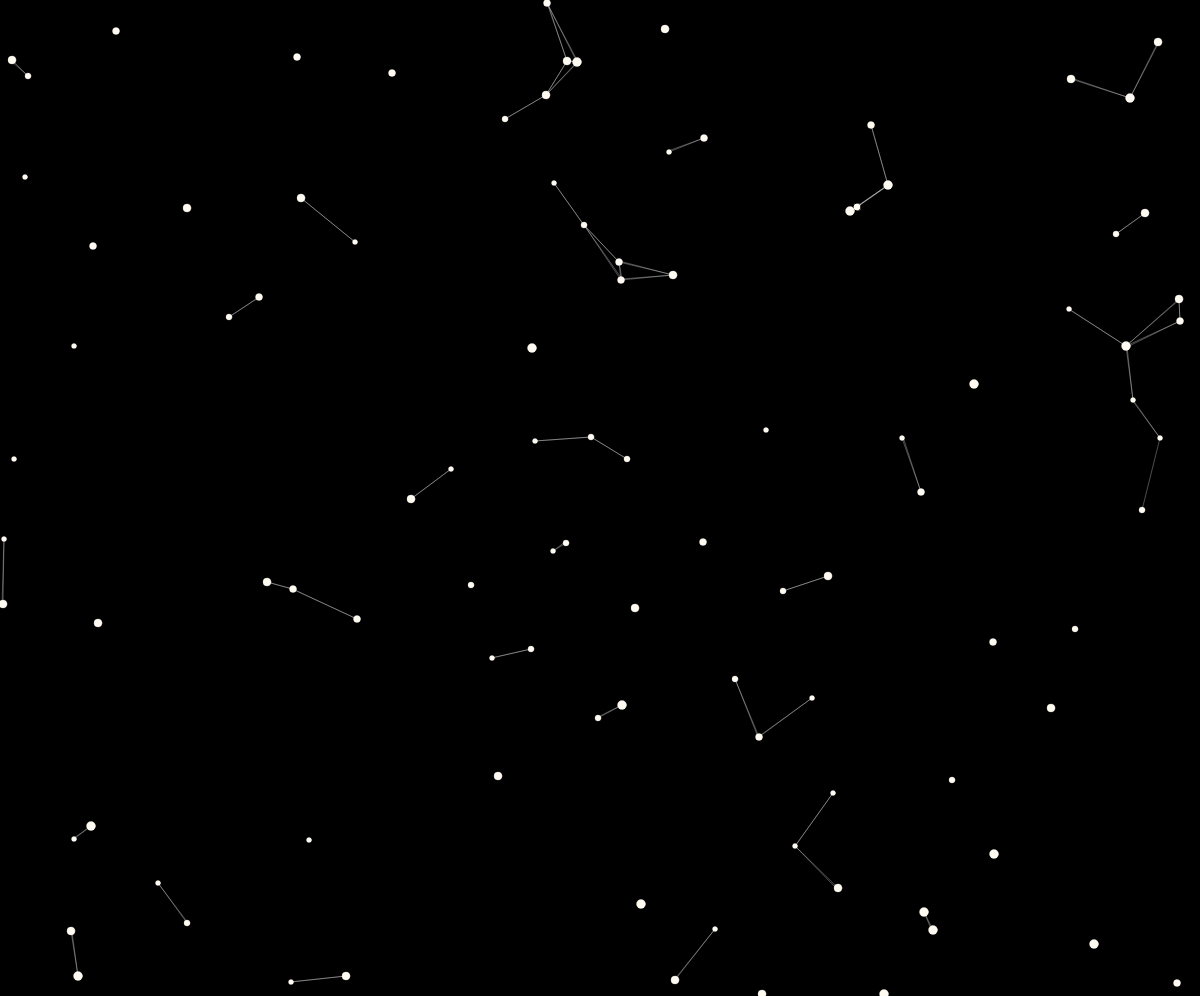
Frame 1 (no input)
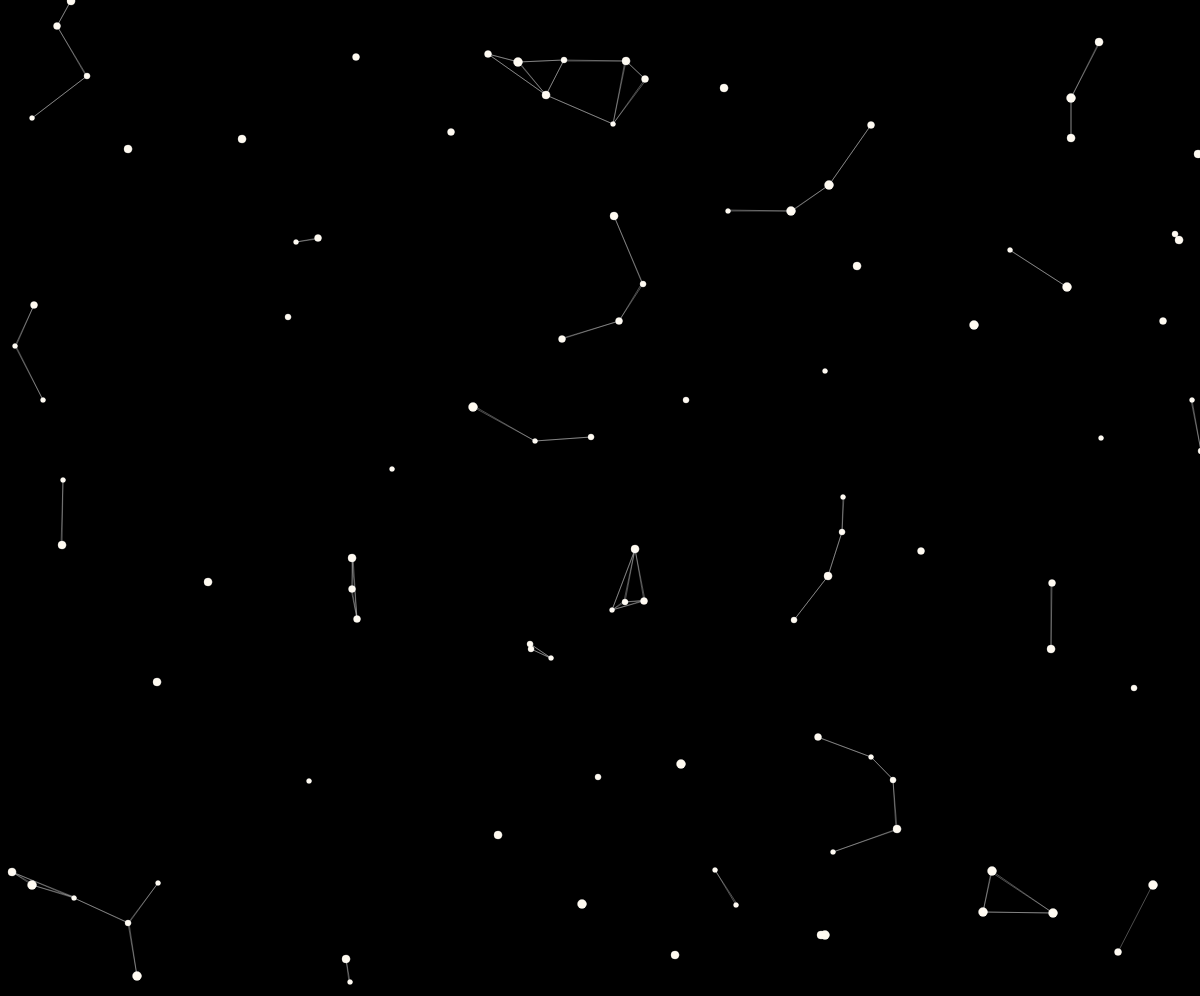
Frame 60 (no input)
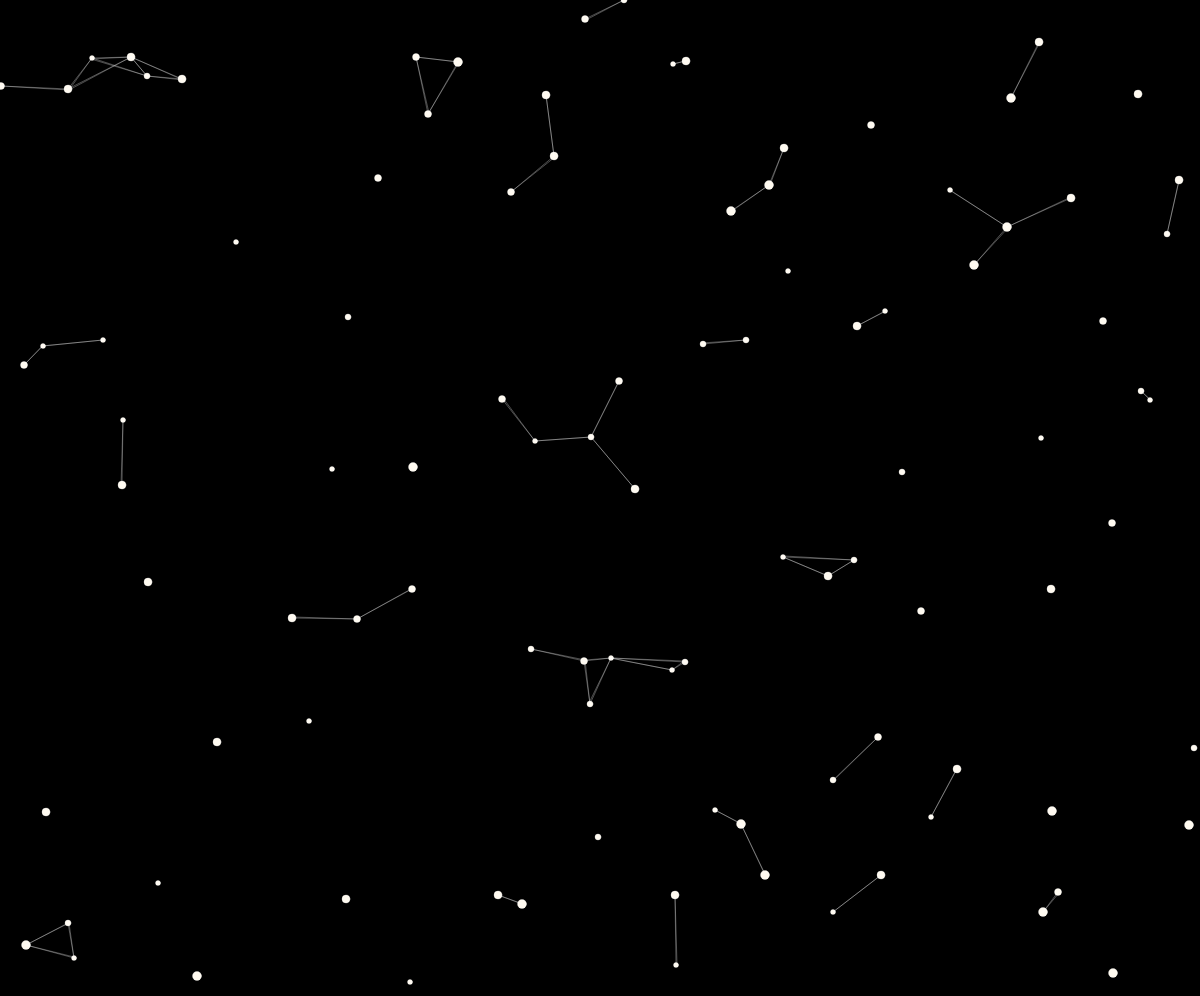
Frame 120 (the mouse pressed at the canvas centre since frame 60)

The p5.js sketch that drew these frames (run headless with seeded random() and noise() and a simulated clock; from frame 60 on, the mouse is pressed at the canvas centre):

// p5.js sketch
// ── sketch.js
let width, height, num, particles;

function setup() {
    width = innerWidth;
    height = innerHeight - 4;
    createCanvas(width, height);
    num = 100;
    particles = [];
    for (let i = 0; i < num; i++) {
        particles.push(new Particle());
    }
}

function draw() {
    background(0);
    for (const particle of particles) {
        particle.update();
        particle.show();
        particle.drawLines();
    }
}

class Particle {
    constructor() {
        this.x = floor(random(width));
        this.y = floor(random(height));
        this.size = floor(random(5, 10));
        this.xSpeed = floor(random(-1, 2));
        this.ySpeed = floor(random(-1, 2));
    }

    update() {
        this.x += this.xSpeed;
        this.y += this.ySpeed;

        if (this.x < 0 || this.x > width) {
            this.xSpeed *= -1;
        }
        if (this.y < 0 || this.y > height) {
            this.ySpeed *= -1;
        }
    }

    show() {
        fill('floralwhite');
        ellipse(this.x, this.y, this.size);
    }

    drawLines() {
        for(const particle of particles) {
            let d = dist(this.x, this.y, particle.x, particle.y);
            if(d < 75) {
                stroke('rgba(255, 255, 255, 0.3)');
                line(this.x, this.y, particle.x, particle.y);
            }
        }
    }
}
